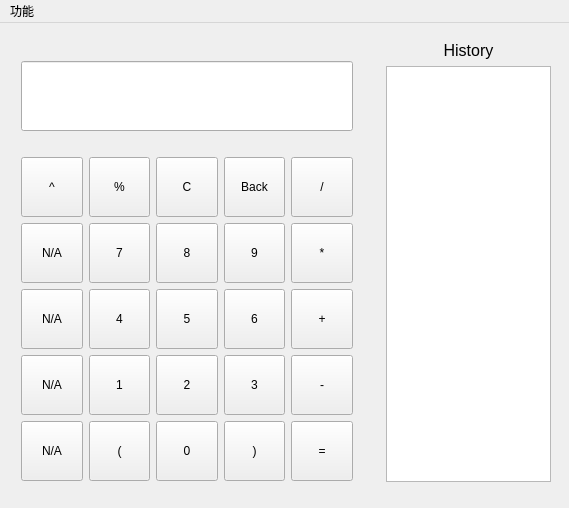
<?xml version="1.0" encoding="UTF-8"?>
<ui version="4.0">
 <class>MainWindow</class>
 <widget class="QMainWindow" name="MainWindow">
  <property name="geometry">
   <rect>
    <x>0</x>
    <y>0</y>
    <width>569</width>
    <height>508</height>
   </rect>
  </property>
  <property name="minimumSize">
   <size>
    <width>0</width>
    <height>0</height>
   </size>
  </property>
  <property name="maximumSize">
   <size>
    <width>100001</width>
    <height>10000</height>
   </size>
  </property>
  <property name="windowTitle">
   <string>MainWindow</string>
  </property>
  <widget class="QWidget" name="centralwidget">
   <layout class="QHBoxLayout" name="horizontalLayout">
    <item>
     <widget class="QWidget" name="widget_3" native="true">
      <layout class="QVBoxLayout" name="verticalLayout_2">
       <property name="leftMargin">
        <number>3</number>
       </property>
       <item>
        <widget class="QWidget" name="widget_2" native="true">
         <layout class="QVBoxLayout" name="verticalLayout">
          <property name="bottomMargin">
           <number>0</number>
          </property>
          <item>
           <widget class="QLineEdit" name="lineEditResult">
            <property name="minimumSize">
             <size>
              <width>313</width>
              <height>70</height>
             </size>
            </property>
            <property name="font">
             <font>
              <family>Arial</family>
              <pointsize>26</pointsize>
             </font>
            </property>
            <property name="alignment">
             <set>Qt::AlignRight|Qt::AlignTrailing|Qt::AlignVCenter</set>
            </property>
           </widget>
          </item>
         </layout>
        </widget>
       </item>
       <item>
        <widget class="QWidget" name="widget" native="true">
         <layout class="QGridLayout" name="gridLayout">
          <item row="3" column="4">
           <widget class="QPushButton" name="integerBtn3">
            <property name="minimumSize">
             <size>
              <width>60</width>
              <height>60</height>
             </size>
            </property>
            <property name="text">
             <string>3</string>
            </property>
           </widget>
          </item>
          <item row="4" column="5">
           <widget class="QPushButton" name="operatorBtnEqual">
            <property name="minimumSize">
             <size>
              <width>60</width>
              <height>60</height>
             </size>
            </property>
            <property name="text">
             <string>=</string>
            </property>
           </widget>
          </item>
          <item row="2" column="3">
           <widget class="QPushButton" name="integerBtn5">
            <property name="minimumSize">
             <size>
              <width>60</width>
              <height>60</height>
             </size>
            </property>
            <property name="text">
             <string>5</string>
            </property>
           </widget>
          </item>
          <item row="4" column="0">
           <widget class="QPushButton" name="integerBtn1_6">
            <property name="minimumSize">
             <size>
              <width>60</width>
              <height>60</height>
             </size>
            </property>
            <property name="text">
             <string>N/A</string>
            </property>
           </widget>
          </item>
          <item row="0" column="1">
           <widget class="QPushButton" name="operatorBtnMod">
            <property name="minimumSize">
             <size>
              <width>60</width>
              <height>60</height>
             </size>
            </property>
            <property name="text">
             <string>%</string>
            </property>
           </widget>
          </item>
          <item row="2" column="4">
           <widget class="QPushButton" name="integerBtn6">
            <property name="minimumSize">
             <size>
              <width>60</width>
              <height>60</height>
             </size>
            </property>
            <property name="text">
             <string>6</string>
            </property>
           </widget>
          </item>
          <item row="0" column="4">
           <widget class="QPushButton" name="operatorBtnDelete">
            <property name="minimumSize">
             <size>
              <width>60</width>
              <height>60</height>
             </size>
            </property>
            <property name="text">
             <string>Back</string>
            </property>
           </widget>
          </item>
          <item row="4" column="3">
           <widget class="QPushButton" name="integerBtn0">
            <property name="minimumSize">
             <size>
              <width>60</width>
              <height>60</height>
             </size>
            </property>
            <property name="text">
             <string>0</string>
            </property>
           </widget>
          </item>
          <item row="1" column="4">
           <widget class="QPushButton" name="integerBtn9">
            <property name="minimumSize">
             <size>
              <width>60</width>
              <height>60</height>
             </size>
            </property>
            <property name="text">
             <string>9</string>
            </property>
           </widget>
          </item>
          <item row="1" column="3">
           <widget class="QPushButton" name="integerBtn8">
            <property name="minimumSize">
             <size>
              <width>60</width>
              <height>60</height>
             </size>
            </property>
            <property name="text">
             <string>8</string>
            </property>
           </widget>
          </item>
          <item row="3" column="0">
           <widget class="QPushButton" name="integerBtn1_5">
            <property name="minimumSize">
             <size>
              <width>60</width>
              <height>60</height>
             </size>
            </property>
            <property name="text">
             <string>N/A</string>
            </property>
           </widget>
          </item>
          <item row="0" column="3">
           <widget class="QPushButton" name="functionBtnReset">
            <property name="minimumSize">
             <size>
              <width>60</width>
              <height>60</height>
             </size>
            </property>
            <property name="text">
             <string>C</string>
            </property>
           </widget>
          </item>
          <item row="4" column="4">
           <widget class="QPushButton" name="operatorBtnRight">
            <property name="minimumSize">
             <size>
              <width>60</width>
              <height>60</height>
             </size>
            </property>
            <property name="text">
             <string>)</string>
            </property>
           </widget>
          </item>
          <item row="3" column="1">
           <widget class="QPushButton" name="integerBtn1">
            <property name="minimumSize">
             <size>
              <width>60</width>
              <height>60</height>
             </size>
            </property>
            <property name="text">
             <string>1</string>
            </property>
           </widget>
          </item>
          <item row="3" column="5">
           <widget class="QPushButton" name="operatorBtnSub">
            <property name="minimumSize">
             <size>
              <width>60</width>
              <height>60</height>
             </size>
            </property>
            <property name="text">
             <string>-</string>
            </property>
           </widget>
          </item>
          <item row="2" column="5">
           <widget class="QPushButton" name="operatorBtnAdd">
            <property name="minimumSize">
             <size>
              <width>60</width>
              <height>60</height>
             </size>
            </property>
            <property name="text">
             <string>+</string>
            </property>
           </widget>
          </item>
          <item row="0" column="0">
           <widget class="QPushButton" name="operatorBtnPower">
            <property name="minimumSize">
             <size>
              <width>60</width>
              <height>60</height>
             </size>
            </property>
            <property name="text">
             <string>^</string>
            </property>
           </widget>
          </item>
          <item row="1" column="5">
           <widget class="QPushButton" name="operatorBtnMultiple">
            <property name="minimumSize">
             <size>
              <width>60</width>
              <height>60</height>
             </size>
            </property>
            <property name="text">
             <string>*</string>
            </property>
           </widget>
          </item>
          <item row="3" column="3">
           <widget class="QPushButton" name="integerBtn2">
            <property name="minimumSize">
             <size>
              <width>60</width>
              <height>60</height>
             </size>
            </property>
            <property name="text">
             <string>2</string>
            </property>
           </widget>
          </item>
          <item row="1" column="1">
           <widget class="QPushButton" name="integerBtn7">
            <property name="minimumSize">
             <size>
              <width>60</width>
              <height>60</height>
             </size>
            </property>
            <property name="text">
             <string>7</string>
            </property>
           </widget>
          </item>
          <item row="2" column="0">
           <widget class="QPushButton" name="integerBtn1_4">
            <property name="minimumSize">
             <size>
              <width>60</width>
              <height>60</height>
             </size>
            </property>
            <property name="text">
             <string>N/A</string>
            </property>
           </widget>
          </item>
          <item row="0" column="5">
           <widget class="QPushButton" name="operatorBtnDivision">
            <property name="minimumSize">
             <size>
              <width>60</width>
              <height>60</height>
             </size>
            </property>
            <property name="text">
             <string>/</string>
            </property>
           </widget>
          </item>
          <item row="4" column="1">
           <widget class="QPushButton" name="operatorBtnLeft">
            <property name="enabled">
             <bool>true</bool>
            </property>
            <property name="minimumSize">
             <size>
              <width>60</width>
              <height>60</height>
             </size>
            </property>
            <property name="text">
             <string>(</string>
            </property>
           </widget>
          </item>
          <item row="1" column="0">
           <widget class="QPushButton" name="integerBtn1_2">
            <property name="minimumSize">
             <size>
              <width>60</width>
              <height>60</height>
             </size>
            </property>
            <property name="text">
             <string>N/A</string>
            </property>
           </widget>
          </item>
          <item row="2" column="1">
           <widget class="QPushButton" name="integerBtn4">
            <property name="minimumSize">
             <size>
              <width>60</width>
              <height>60</height>
             </size>
            </property>
            <property name="text">
             <string>4</string>
            </property>
           </widget>
          </item>
         </layout>
        </widget>
       </item>
      </layout>
     </widget>
    </item>
    <item>
     <widget class="QWidget" name="widget_4" native="true">
      <layout class="QVBoxLayout" name="verticalLayout_3">
       <property name="bottomMargin">
        <number>17</number>
       </property>
       <item>
        <widget class="QLabel" name="label">
         <property name="font">
          <font>
           <family>Arial</family>
           <pointsize>12</pointsize>
          </font>
         </property>
         <property name="text">
          <string>History</string>
         </property>
         <property name="alignment">
          <set>Qt::AlignCenter</set>
         </property>
        </widget>
       </item>
       <item>
        <widget class="QListWidget" name="listWidget"/>
       </item>
      </layout>
     </widget>
    </item>
   </layout>
  </widget>
  <widget class="QMenuBar" name="menuBar">
   <property name="geometry">
    <rect>
     <x>0</x>
     <y>0</y>
     <width>569</width>
     <height>26</height>
    </rect>
   </property>
   <widget class="QMenu" name="menu">
    <property name="title">
     <string>功能</string>
    </property>
    <addaction name="actionHistory"/>
   </widget>
   <addaction name="menu"/>
  </widget>
  <action name="actionHistory">
   <property name="text">
    <string>History</string>
   </property>
  </action>
 </widget>
 <resources/>
 <connections/>
</ui>
